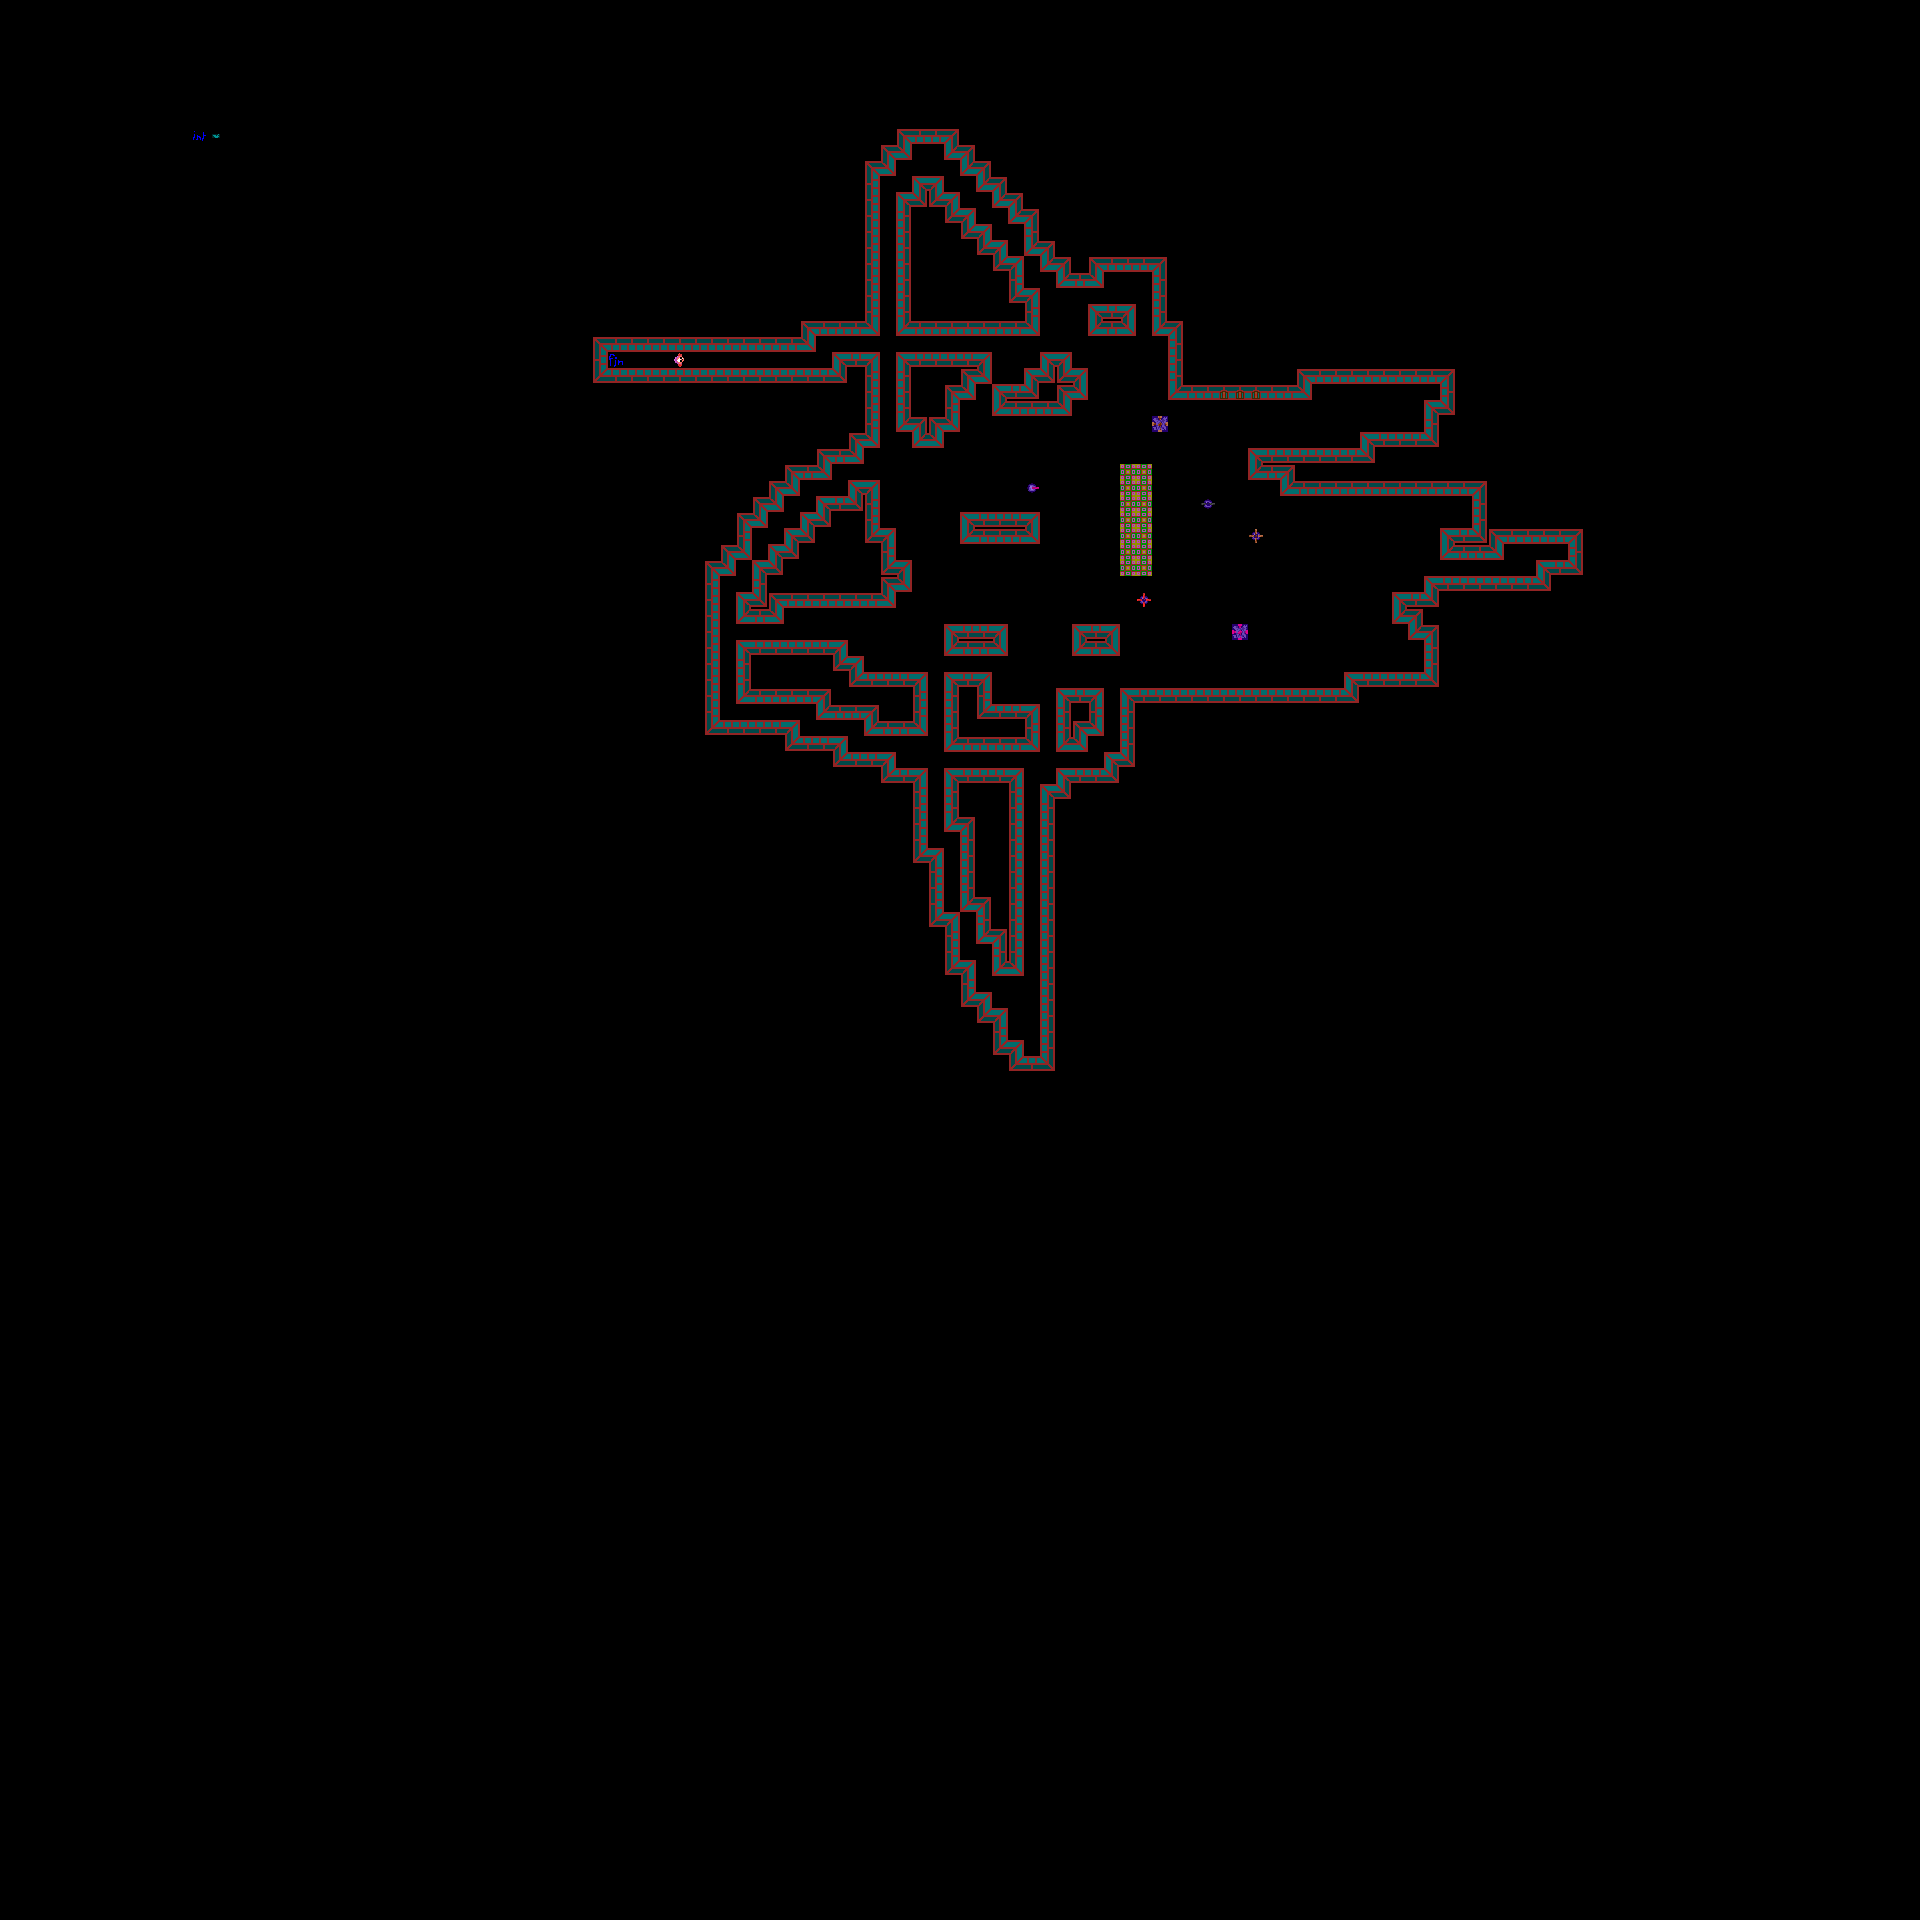

This is a level from a 2D game, rendered from its Tiled map with the project's own tilesets. A one-line summary and the map file follow, with tile-layer data summarised:
An orthogonal 120x120 tile map with 16x16 px tiles, 1 tile layer (objet), 1 hidden layer not drawn, 4 tilesets.

<map version="1.0" orientation="orthogonal" renderorder="right-down" width="120" height="120" tilewidth="16" tileheight="16" nextobjectid="1">
 <tileset firstgid="1" source="terrain.tsx" />
 <tileset firstgid="64" source="arrowslit.tsx" />
 <tileset firstgid="100" source="generator.tsx" />
 <tileset firstgid="145" source="character.tsx" />
 <layer name="sol" width="120" height="120" visible="0">
  <data>[14400 cells, 14400 non-empty, 15 distinct tile ids]</data>
 </layer>
 <layer name="objet" width="120" height="120">
  <data>[14400 cells, 550 non-empty, 24 distinct tile ids]</data>
 </layer>
</map>
